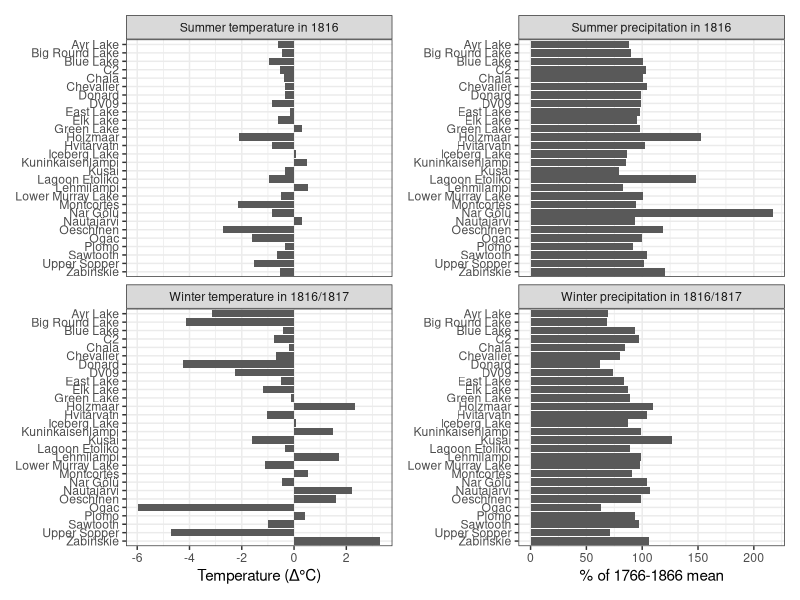
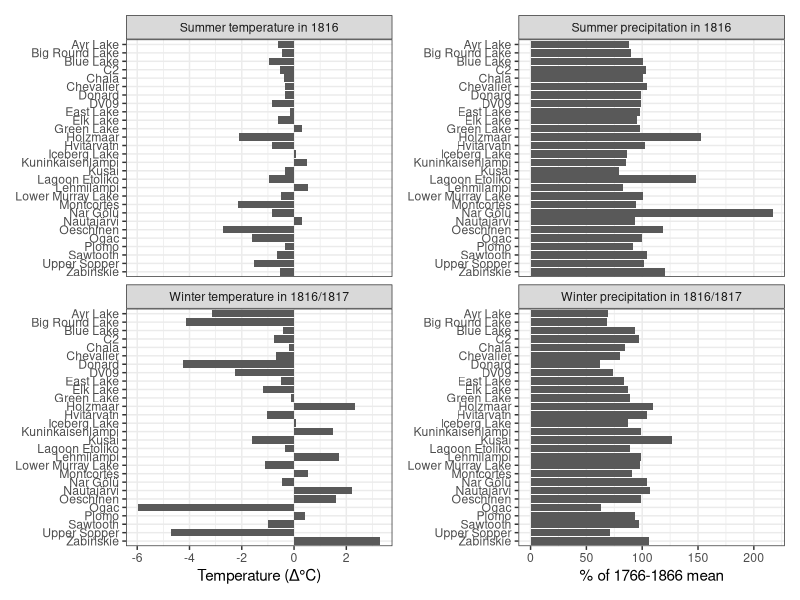
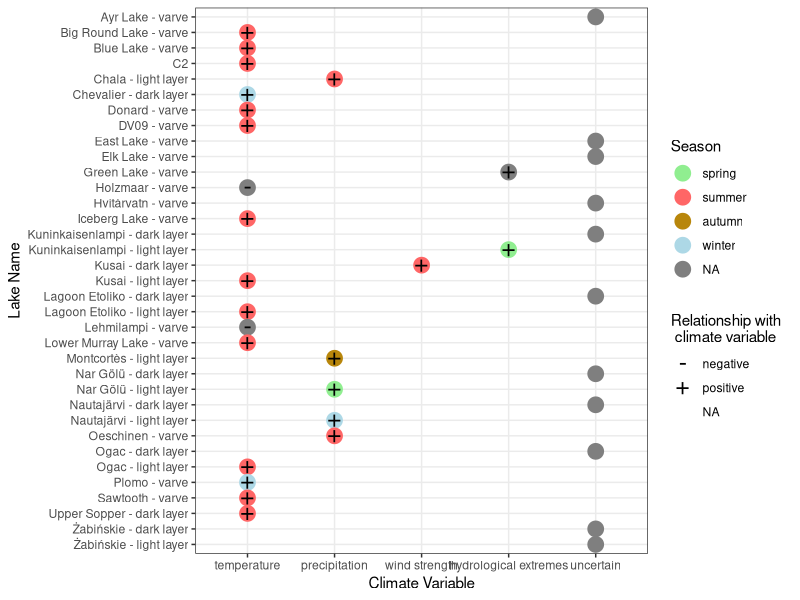
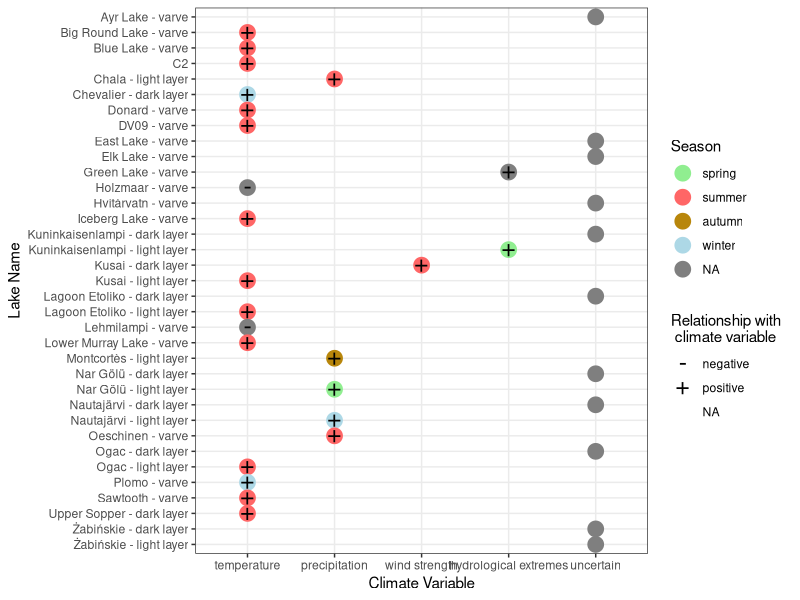

Write the R code that produced these figures, in order.
library(tidyverse)
library(ggrepel)
library(patchwork)
theme_set(theme_bw())
#plot anomalies------
full_ds_an <- read_csv("data/full_ds_an.csv") %>% 
  pivot_longer(cols = summer_1816_temp_an:winter_1816_17_prec_an,
               names_to = "anomaly", values_to = "value_of_anomaly") %>% 
  mutate(unit4anomaly = ifelse(anomaly == "summer_1816_temp_an" | anomaly == "winter_1816_17_temp_an", "°C", "%"),
         lake_name = factor(lake_name, levels = sort(unique(lake_name), decreasing = TRUE))) %>% 
  mutate(anomaly = gsub("summer_1816_temp_an", "Summer temperature in 1816", anomaly),
         anomaly = gsub("winter_1816_17_temp_an", "Winter temperature in 1816/1817", anomaly),
         anomaly = gsub("summer_1816_prec_an", "Summer precipitation in 1816", anomaly),
         anomaly = gsub("winter_1816_17_prec_an", "Winter precipitation in 1816/1817", anomaly))

write_csv(full_ds_an, "data/full_ds_an_2plot.csv")

anomalies_plot_temp <- full_ds_an %>% 
  filter(anomaly == "Summer temperature in 1816" | anomaly == "Winter temperature in 1816/1817") %>% 
  ggplot(aes(y = lake_name, x = value_of_anomaly)) +
  geom_col() +
  facet_wrap(.~anomaly, scales = "fixed", nrow = 2) +
  labs(
    x = "Temperature (Δ°C)",
    y = NULL
  )

anomalies_plot_prec <- full_ds_an %>% 
  filter(anomaly == "Summer precipitation in 1816" | anomaly == "Winter precipitation in 1816/1817") %>% 
  ggplot(aes(y = lake_name, x = value_of_anomaly)) +
  geom_col() +
  facet_wrap(.~anomaly, scales = "fixed", nrow = 2) +
  labs(
    x = "% of 1766-1866 mean",
    y = NULL
  )

anomalies_plot <- wrap_plots(anomalies_plot_temp, anomalies_plot_prec, ncol = 2)

ggsave(filename = "figures/anomalies_plot.svg",
       plot = anomalies_plot,
       device = "svg")
ggsave(filename = "figures/anomalies_plot.pdf",
       plot = anomalies_plot,
       width = 12.5,
       height = 10,
       device = "pdf")

#plot varve links to climate-------
varve2climate <- tribble(
  ~lake_name, ~climate_var, ~relation, ~season, ~strength, ~other_drivers, ~comment,
  "Ayr Lake - varve", "uncertain", NA, NA, NA, NA, NA,
  "Big Round Lake - varve", "temperature", "positive", "summer", "r = 0.46", NA, NA,
  "Blue Lake - varve", "temperature", "positive", "summer", "r2 = 0.31", NA, NA,
  "C2", "temperature", "positive", "summer", NA, NA, "association of varve thickness with summer temperature follows Hardy et al. (1996)",
  "Chala - light layer", "precipitation", "positive", "summer", NA, "wind", "strong relationship with ENSO; thick - light layer layer = La ninia",
#  "Chala - dark layer", "uncertain", NA, "various", NA, NA, NA,
  "Chevalier - dark layer", "temperature", "positive", "winter", "r = 0.71", "snowmelt", "r corresponds to nival units",
#  "Czechowskie", "uncertain", NA, NA, NA, NA, NA,
  "Donard - varve", "temperature", "positive", "summer", "r = 0.57", NA, NA,
  "DV09 - varve", "temperature", "positive", "summer", NA, NA, "correlation with instrumental data was weak, but met station is distant",
  "East Lake - varve", "uncertain", NA, "various", NA, "snow depth", "correlation with many variables was tested; no variable have dominating significance",
  "Elk Lake - varve", "uncertain", NA, NA, NA, NA, "no information on varve thickness data in the text",
  "Green Lake - varve", "hydrological extremes", "positive", "various", NA, "glacier recession", NA, 
  "Holzmaar - varve", "temperature", "negative", "various", "various", "precipitation", "see jpg for correlations",
  "Hvítárvatn - varve", "uncertain", NA, NA, NA, "rate of glacia erosion", NA,
  "Iceberg Lake - varve", "temperature", "positive", "summer", "weak", "lake levels; glacier dynamics", NA,
#  "Kenai", "hydrological extremes", "positive", NA, NA, NA, NA,
"Kuninkaisenlampi - dark layer", "uncertain", NA, NA, NA, NA, NA,
"Kuninkaisenlampi - light layer", "hydrological extremes", "positive", "spring", NA, NA, NA,
"Kusai - dark layer", "wind strength", "positive", "summer", NA, NA, "wind strength is modulated by Siberian High",
  "Kusai - light layer", "temperature", "positive", "summer", NA, NA, NA,
"Lagoon Etoliko - dark layer", "uncertain", NA, NA, NA, "productivity", NA,  
  "Lagoon Etoliko - light layer", "temperature", "positive", "summer", NA, "productivity", NA,
  "Lehmilampi - varve", "temperature", "negative", "various", NA, "erosion", NA,
  "Lower Murray Lake - varve", "temperature", "positive", "summer", NA, NA, NA,
  "Montcortès - light layer", "precipitation", "positive", "autumn", "r = 0.428", "temperature, and precipitation in other months", NA,
"Nar Gölü - dark layer", "uncertain", NA, NA, NA, "productivity", NA,
  "Nar Gölü - light layer", "precipitation", "positive", "spring", NA, "evaporation", NA,
"Nautajärvi - dark layer", "uncertain", NA, NA, NA, NA, NA,
  "Nautajärvi - light layer", "precipitation", "positive", "winter", NA, "winter temperature", NA,
  "Oeschinen - varve", "precipitation", "positive", "summer", "r = 0.6", NA, NA,
"Ogac - dark layer", "uncertain", NA, "various", NA, NA, "a consequence of late summer/fall precipitation as well as of spring/early summer temperature",
  "Ogac - light layer", "temperature", "positive", "summer", "uncertain", "melting degree days etc.", "many variables related to summer thermal conditions can be important; no regression on instrumental data has been done",
   "Plomo - varve", "temperature", "positive", "winter", NA, NA, "the lake is glacier fed and depends on amount of material delivered with a meltwater; boreal winter is austral summer!",
  "Sawtooth - varve", "temperature", "positive", "summer", "r = 0.16", "melting degree-days r = 0.27", NA,
#  "Skilak", "hydrological extremes", "positive", NA, NA, NA, NA,
  "Upper Sopper - dark layer", "temperature", "positive", "summer", "r = 0.82", NA, NA,
"Żabińskie - dark layer", "uncertain", NA, NA, NA, NA, NA,
  "Żabińskie - light layer", "uncertain", NA, NA, NA, NA, NA
) %>% #by season I mean boreal season
  mutate(across(1:7, as.factor),
         climate_var = factor(climate_var, levels = c("temperature", "precipitation", "wind strength",
                                                     "hydrological extremes", "uncertain")),
         season = factor(season, levels = c("spring", "summer", "autumn", "winter")),
         lake_name = factor(lake_name, levels = sort(lake_name, decreasing = TRUE))
         )

write_csv(varve2climate, "data/varve2climate.csv")

varve2climate_plot <- ggplot(varve2climate) +
  geom_point(aes(x = climate_var, y = lake_name, color = season), size = 5) +
  geom_point(aes(x = climate_var, y = lake_name, shape = relation), size = 6) +
  scale_color_manual(values = c("summer" = "#FF6666", "autumn" = "#B8860B", "winter" = "lightblue", "spring" = "lightgreen")) +
  scale_shape_manual(values = c("negative" = 45, "positive" = 43)) +
  labs(
    x = "Climate Variable",
    y = "Lake Name",
    color = "Season",
    shape = "Relationship with \n climate variable"
  )

ggsave(filename = "figures/varve2climate_plot.svg",
       plot = varve2climate_plot,
       device = "svg")
ggsave(filename = "figures/varve2climate_plot.pdf",
       plot = varve2climate_plot,
       width = 8,
       height = 10,
       device = "pdf")
